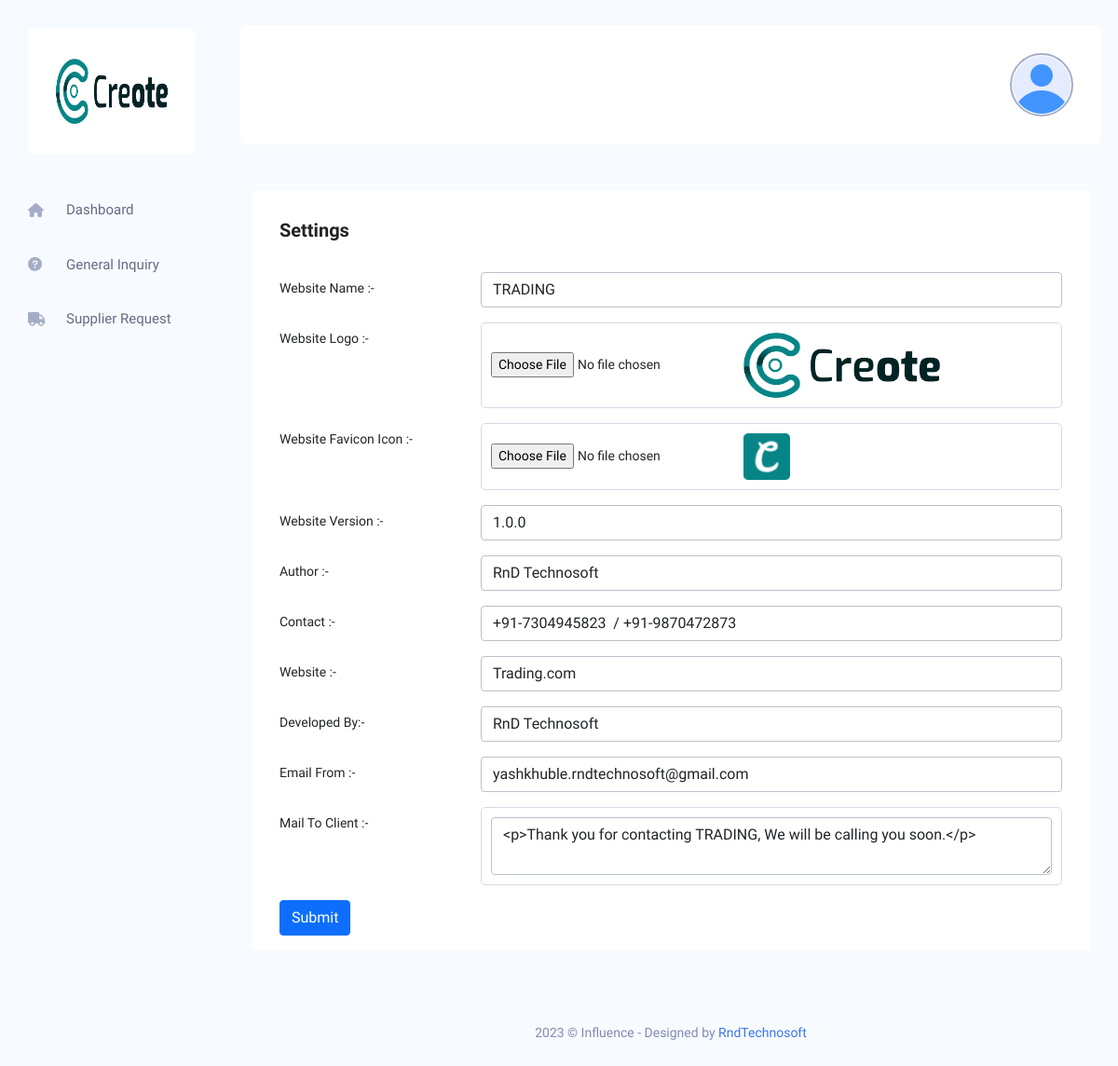
Page /admin/setting.php (signed in) on the committed database.
### tables this page shows
CREATE TABLE `tbl_footer_setting` (
  `id` int(11) UNSIGNED NOT NULL,
  `name` varchar(190) NOT NULL,
  `logo` varchar(190) NOT NULL,
  `alt_tag` varchar(191) NOT NULL,
  `background_image` text NOT NULL,
  `alt_tag1` varchar(191) NOT NULL,
  `about_us_des` varchar(250) NOT NULL,
  `facebook_link` varchar(191) NOT NULL,
  `twitter_link` varchar(191) NOT NULL,
  `instagram_link` varchar(191) NOT NULL,
  `youtube_link` varchar(191) NOT NULL,
  `create_at` timestamp NOT NULL DEFAULT current_timestamp(),
  `update_at` timestamp NULL DEFAULT NULL ON UPDATE current_timestamp()
);

CREATE TABLE `tbl_settings` (
  `id` int(11) NOT NULL,
  `app_name` varchar(255) NOT NULL,
  `app_logo` varchar(255) NOT NULL,
  `loader_bg_image` varchar(500) NOT NULL,
  `bg_image_alt_tag` varchar(1000) NOT NULL,
  `app_icon` varchar(200) NOT NULL,
  `theme_color` varchar(100) NOT NULL,
  `client_theme_color` varchar(100) NOT NULL,
  `app_email` varchar(255) NOT NULL,
  `app_version` varchar(255) NOT NULL,
  `app_author` varchar(255) NOT NULL,
  `app_contact` varchar(255) NOT NULL,
  `app_website` varchar(255) NOT NULL,
  `app_description` text NOT NULL,
  `app_developed_by` varchar(255) NOT NULL,
  `app_privacy_policy` longtext NOT NULL,
  `app_term_condition` longtext NOT NULL,
  `mail_from` varchar(250) NOT NULL,
  `client_msg` longtext NOT NULL,
  `owner_msg` longtext NOT NULL,
  `gallery_limit` varchar(250) NOT NULL
);

### admin/setting.php (the view, shortened to what this page needs)
<?php
include 'includes/header.php';
?>
<?php
	$qry="SELECT * FROM tbl_settings where id=1";
	$result=mysqli_query($conn,$qry);
	$settings_row=mysqli_fetch_assoc($result);
?>
<?php
include 'includes/side-bar.php';
?>
<?php include 'includes/top-bar.php';
?>
<div class="main_content_iner ">
    <div class="container-fluid plr_30 body_white_bg pt_30 p-3">
        <div class="row justify-content-center">
            <div class="col-12">
                <div class="QA_section">
                    <div class="white_box_tittle list_header">
                        <h4>Settings</h4>
                    </div>
                    <form action="" name="editprofile" method="post" enctype="multipart/form-data">
									<div class="form-group row mb-3">
                                        <label for="inputusername" class="col-sm-3 col-form-label">Website Name :- </label>
                                        <div class="col-sm-9">
                                            <input class="form-control" type="text" name="app_name" id="app_name" value="<?php echo $settings_row['app_name'];?>" >
                                        </div>
                                    </div>
									 <div class="form-group row mb-3">
                                        <label for="inputimage" class="col-sm-3 col-form-label">Website Logo  :- </label>
                                        <div class="col-sm-9">
											<div class="fileupload_block" >
                                             <input type="file" name="app_logo" id="fileupload" >
											<img type="image" height="70" width="auto" style="object-fit:cover;" src="images/logo/<?php echo $settings_row['app_logo'];?>" alt="website logo" />
										</div>
										</div>
                                    </div>
                                    <div class="form-group row mb-3">
                                        <label for="inputimage" class="col-sm-3 col-form-label">Website Favicon Icon  :- </label>
                                        <div class="col-sm-9">
										<div class="fileupload_block">
                                             <input type="file" name="app_icon" id="fileupload" >
											<img type="image" height="50" width="auto" style="object-fit:cover;" src="images/logo/<?php echo $settings_row['app_icon'];?>" alt="website Favicon icon" />
											</div>
										</div>
                                    </div>
									<div class="form-group row mb-3">
                                        <label for="app_version" class="col-sm-3 col-form-label">Website Version :-</label>
                                        <div class="col-sm-9">
                                            <input class="form-control" type="text" name="app_version" id="app_version" value="<?php echo $settings_row['app_version'];?>" >
                                        </div>
                                    </div>
									<div class="form-group row mb-3">
                                        <label for="app_author" class="col-sm-3 col-form-label">Author :-</label>
                                        <div class="col-sm-9">
                                            <input class="form-control" type="text" name="app_author" id="app_author" value="<?php echo $settings_row['app_author'];?>" >
                                        </div>
                                    </div>
									<div class="form-group row mb-3">
                                        <label for="app_contact" class="col-sm-3 col-form-label">Contact :-</label>
                                        <div class="col-sm-9">
                                            <input class="form-control" type="text" name="app_contact" id="app_contact" value="<?php echo $settings_row['app_contact'];?>" >
                                        </div>
                                    </div>
									<div class="form-group row mb-3">
                                        <label for="app_website" class="col-sm-3 col-form-label">Website :-</label>
                                        <div class="col-sm-9">
                                            <input class="form-control" type="text" name="app_website" id="app_website" value="<?php echo $settings_row['app_website'];?>" >
                                        </div>
                                    </div>
									<div class="form-group row mb-3">
                                        <label for="app_developed_by" class="col-sm-3 col-form-label">Developed By:-</label>
                                        <div class="col-sm-9">
                                            <input class="form-control" type="text" name="app_developed_by" id="app_developed_by" value="<?php echo $settings_row['app_developed_by'];?>" >
                                        </div>
                                    </div>
									<div class="form-group row mb-3">
                                        <label for="mail_from" class="col-sm-3 col-form-label">Email From  :-</label>
                                        <div class="col-sm-9">
                                            <input class="form-control" type="text" name="mail_from" id="mail_from" value="<?php echo $settings_row['mail_from'];?>" >
                                        </div>
                                    </div>
									<div class="form-group row mb-3">
                                        <label for="client_msg" class="col-sm-3 col-form-label">Mail To Client :-</label>
                                        <div class="col-sm-9">
										<div class="fileupload_block" >
                                            <textarea class="form-control" id="default" name="client_msg"><?php echo stripslashes($settings_row['client_msg']);?></textarea>
											</div>
                                        </div>
                                    </div>
                                    <div class="form-group row mb-3">
                                        <div class="col-sm-10">
                                            <button type="submit" name="submit" class="btn btn-primary"><i class="feather icon-send mr-2"></i>Submit</button>
                                        </div>
                                    </div>
                                </form>
                </div>
            </div>
        </div>
    </div>
</div>
<?php
include 'includes/footer.php';
?>

### admin/includes/side-bar.php (shortened to what this page needs)
<?php
$select = "SELECT * FROM tbl_footer_setting WHERE id = 1";
$footerl = mysqli_query($conn, $select);
$sidebarlogo = mysqli_fetch_assoc($footerl);
?>
<nav class="sidebar">
    <div class="logo d-flex justify-content-between">
        <a href="home.php"><img src="./images/footer/<?php echo $sidebarlogo['logo']; ?>" height="70" width="70" alt="<?php echo $sidebarlogo['alt_tag']; ?>"></a>
    </div>
    <ul id="sidebar_menu">
        <li class="">
            <a class="" href="home.php" aria-expanded="false">
               <i class="fa-solid fa-house"></i>
                <span>Dashboard</span>
            </a>
        </li>
         <li class="">
            <a class="" href="manage-general-inquiry.php" aria-expanded="false">
                <i class="fa-solid fa-circle-question"></i>
                <span>General Inquiry</span>
            </a>
        </li>
         <li class="">
            <a class="" href="manage-supplier-request.php" aria-expanded="false">
                <i class="fas fa-truck"></i>
                <span>Supplier Request</span>
            </a>
        </li>
    </ul>
</nav>

### admin/assets/css/custome.css (style rules this page uses)
.fileupload_block { border: 1px solid rgb(212 219 229) !important; padding: 10px !important; border-radius: 5px; }

### rows in the picture
tbl_footer_setting: logo (placeholder picture)
tbl_settings: app_name "TRADING", app_logo (placeholder picture), app_icon (picture), app_version "1.0.0", app_author "RnD Technosoft", app_contact "+91-7304945823 / +91-9870472873", app_website "Trading.com", app_developed_by "RnD Technosoft", mail_from "yashkhuble.rndtechnosoft@gmail.com", client_msg "<p>Thank you for contacting TRADING, We will be calling you soon.</p>"
